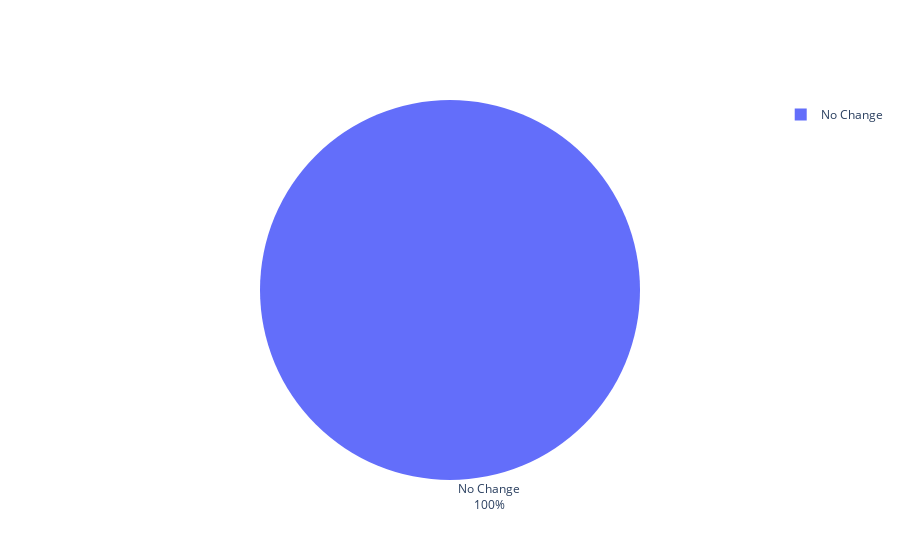
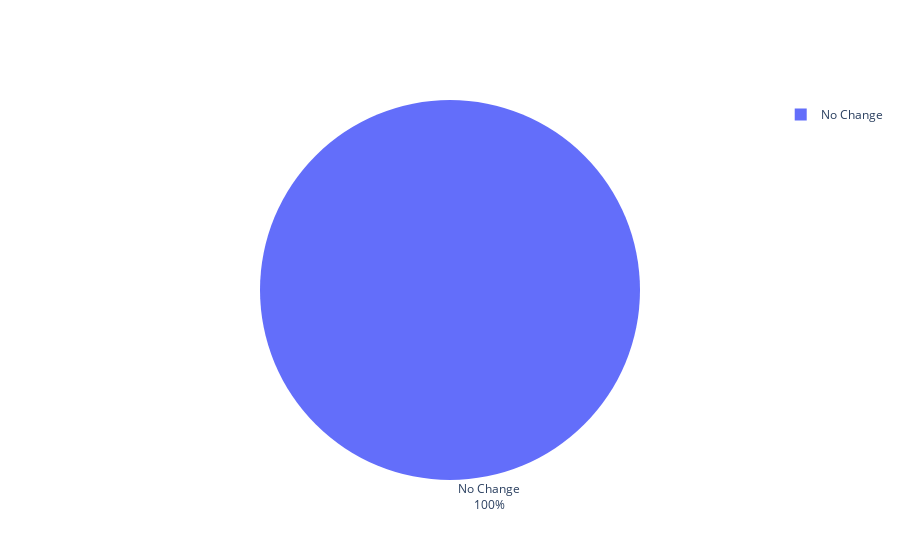
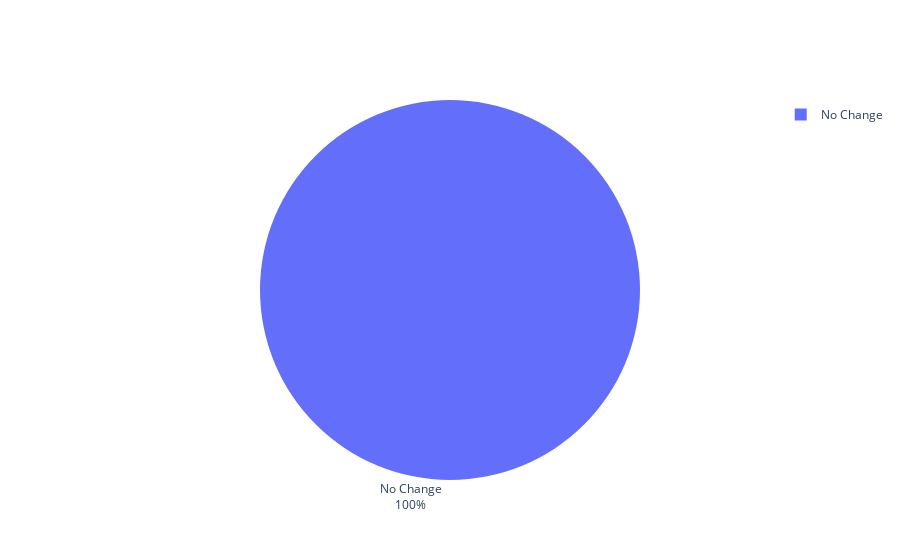
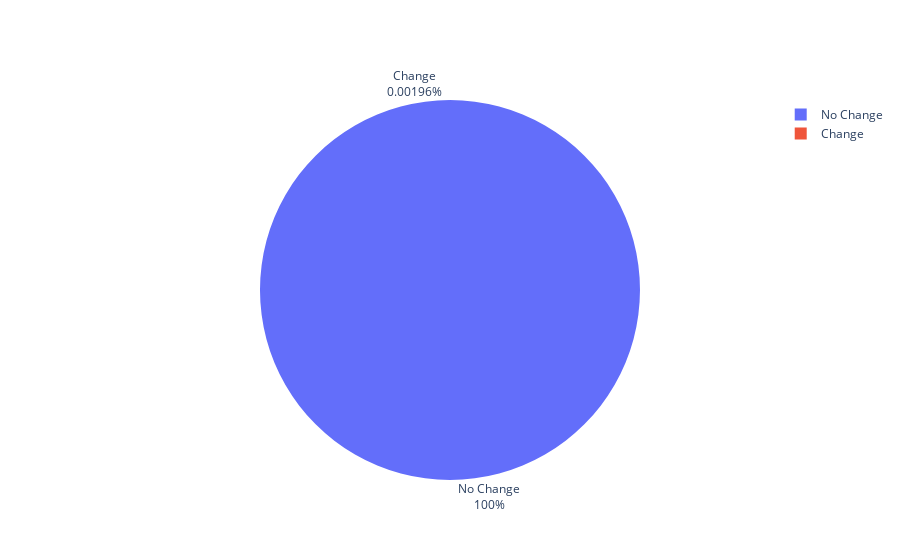

These figures' notebook cell, in order:
### Code cell
# | output: asis
# above comment is needed for Quarto to render subtabs correctly


for key, value in name_dict.items():

    if len(base_tour[
        (base_tour.number_of_participants > 1)
        & (base_tour.primary_purpose == key)
        ]) == 0:
        continue
    
    print(f"#### {value}")
    df = base_tour[
        (base_tour.number_of_participants > 1)
        & (base_tour.primary_purpose == key)
        ].merge(build_tour,
                how='left',
                left_index=True,
                right_index=True,
                suffixes=('_base','_build'))
    
    df = (df.destination_base == df.destination_build).value_counts()
    df.index = df.index.map({True:'No Change',False:'Change'})
    print(str(df).replace("\n","<br>"))
    
    fig = vh.create_pie_chart(df.to_frame(),["count"])
    
    fig.show()
    display(Markdown(" "))

### Figure 1 — Plotly figure (JSON) as saved in the notebook; plotly's stock layout.template omitted (floating-point values rounded to 4 significant figures)
{"data": [{"automargin": true, "labels": ["No Change"], "textinfo": "label+percent", "textposition": "outside", "type": "pie", "values": [38089]}], "layout": {}}

### Figure 2 — Plotly figure (JSON) as saved in the notebook; plotly's stock layout.template omitted (floating-point values rounded to 4 significant figures)
{"data": [{"automargin": true, "labels": ["No Change"], "textinfo": "label+percent", "textposition": "outside", "type": "pie", "values": [22167]}], "layout": {}}

### Figure 3 — Plotly figure (JSON) as saved in the notebook; plotly's stock layout.template omitted (floating-point values rounded to 4 significant figures)
{"data": [{"automargin": true, "labels": ["No Change"], "textinfo": "label+percent", "textposition": "outside", "type": "pie", "values": [45102]}], "layout": {}}

### Figure 4 — Plotly figure (JSON) as saved in the notebook; plotly's stock layout.template omitted (floating-point values rounded to 4 significant figures)
{"data": [{"automargin": true, "labels": ["No Change", "Change"], "textinfo": "label+percent", "textposition": "outside", "type": "pie", "values": [50901, 1]}], "layout": {}}
